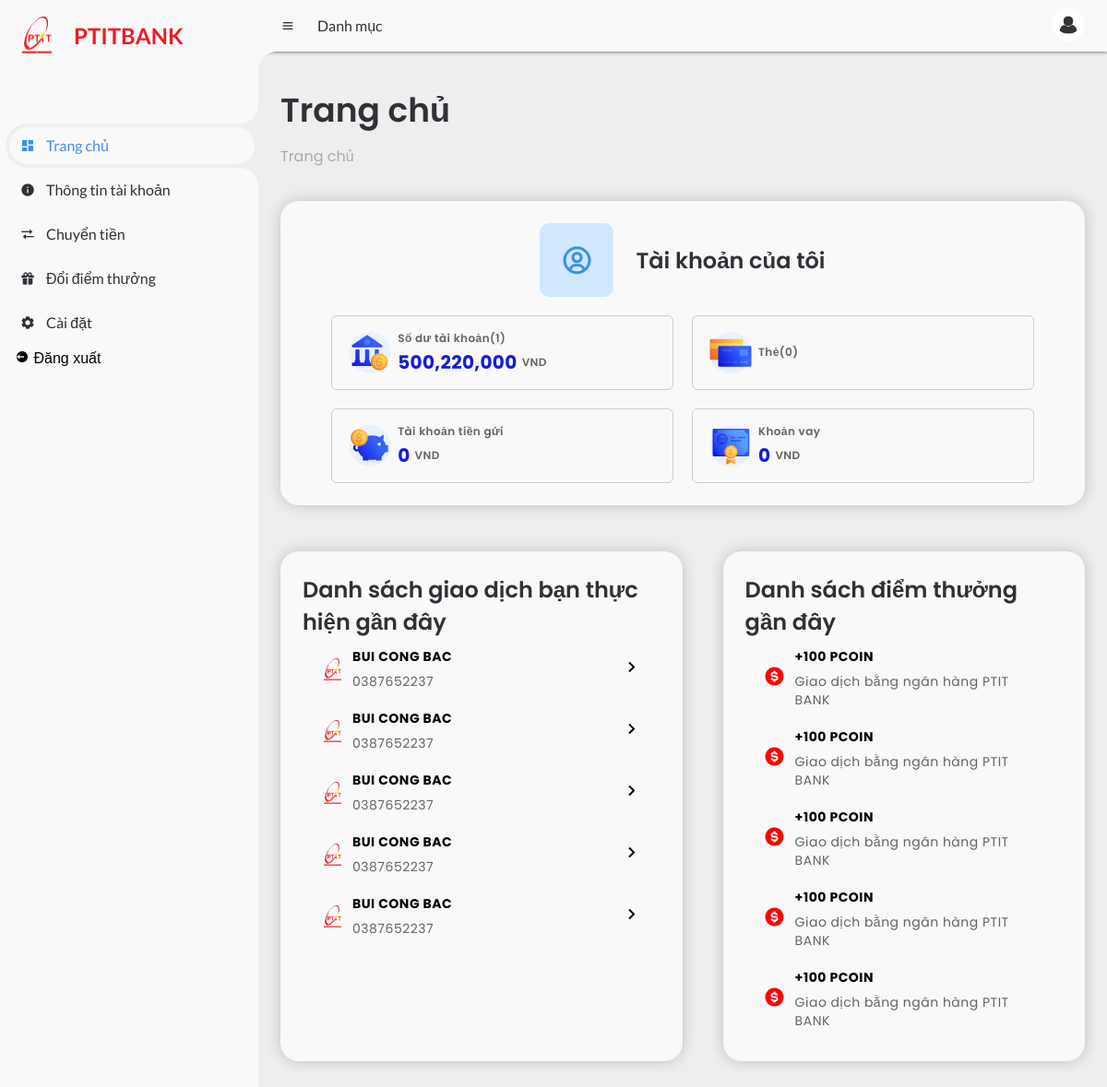
Page / (signed in) on the committed database.
### tables this page shows
CREATE TABLE "Account" (
    AccountID TEXT,
    CustomerID TEXT,
    Username TEXT NOT NULL,
    Password TEXT NOT NULL,
    AccountType TEXT,
    Balance DECIMAL(15, 2),
    DateOpened DATE,
    accountNumber TEXT UNIQUE,
    Status TEXT,
    PinCode TEXT,
    creditScored INTEGER
);

CREATE TABLE "Transaction" (
  TransactionID TEXT PRIMARY KEY,
  senderAccountNumber TEXT,
  recipientAccountNumber TEXT,
  TransactionDate DATETIME,  -- Thay đổi kiểu dữ liệu từ DATE sang DATETIME
  TransactionType TEXT,
  Amount DECIMAL(15, 2),
  Description TEXT
);

### app/routes/home_route.py (the view)
@home_bp.route("/")
def home():
    from app.services.account_service import get_detail_account
    from app.services.account_service import get_latest_transactions
    account_id = session.get("account_id")
    message, category, [account, customer] = get_detail_account(account_id)
    if category == "danger":
        flash(message, category)
        return redirect(url_for("auth.login"))
    transactions = get_latest_transactions(account_id)
    return render_template("home.html", account=account, transactions=transactions)

### app/services/account_service.py (called while the page is built)
def get_detail_account(account_id):
    if not account_id:
        return "Bạn chưa đăng nhập", "danger", [None, None]
    account = Account.query.get(account_id)
    if not account:
        return "Tài khoản không tồn tại", "danger", [None, None]
    customer = Customer.query.filter_by(CustomerID=account.CustomerID).first()
    return "", "success", [account, customer]

### app/templates/home.html (shortened to what this page needs)
<!DOCTYPE html>
<html lang="en">
  <head>
    <link
      href="https://unpkg.com/boxicons@2.0.9/css/boxicons.min.css"
      rel="stylesheet"
    />
    <link rel="stylesheet" href="../static/css/home.css" />
  </head>
  <body>
    <section id="sidebar">
      <a href="/" class="brand">
        <div class="logo"></div>
        <span class="text">PTITBANK</span>
      </a>
      <ul class="side-menu top">
        <li class="active">
          <a href="#">
            <i class="bx bxs-dashboard"></i>
            <span class="text">Trang chủ</span>
          </a>
        </li>
        <li>
          <a href="/account/profile">
            <i class="bx bxs-info-circle"></i>
            <span class="text">Thông tin tài khoản</span>
          </a>
        </li>
        <li>
          <a href="/account/transfer-money">
            <i class="bx bx-transfer"></i>
            <span class="text">Chuyển tiền</span>
          </a>
        </li>
        <li>
          <a href="/account/credit-score">
            <i class="bx bxs-gift"></i>
            <span class="text">Đổi điểm thưởng</span>
          </a>
        </li>
        <li>
          <a href="/account/settings">
            <i class="bx bxs-cog"></i>
            <span class="text">Cài đặt</span>
          </a>
        </li>
        <form action="{{ url_for('auth.logout') }}" method="POST">
          <li>
            <button type="submit" class="logout">
              <i class="bx bxs-log-out-circle"></i>
              <span class="text">Đăng xuất</span>
            </button>
          </li>
        </form>
      </ul>
    </section>
    <section id="content">
      <nav>
        <i class="bx bx-menu"></i>
        <a href="#" class="nav-link">Danh mục</a>
        <a href="/account/profile" class="profile">
          <img src="../static/images/avatar_user.png" />
        </a>
      </nav>
      <main>
        <div class="head-title">
          <div class="left">
            <h1>Trang chủ</h1>
            <ul class="breadcrumb">
              <li>
                <a href="#">Trang chủ</a>
              </li>
            </ul>
          </div>
        </div>
        <ul class="box-info">
          <li>
            <div class="my-account">
              <i class="bx bx-user-circle"></i>
              <span class="text">
                <h3>Tài khoản của tôi</h3>
              </span>
            </div>
            <div class="current-info">
              <div class="current-info-item total-value">
                <div class="left-content"></div>
                <div class="right-content">
                  <div class="up-content">Số dư tài khoản(1)</div>
                  <div class="down-content">
                    <div class="balance">
                      {{'{:,.0f}'.format(account.Balance)}}
                    </div>
                    <div class="currency">VND</div>
                  </div>
                </div>
              </div>
              <div class="current-info-item card">
                <div class="left-content"></div>
                <div class="right-content">Thẻ(0)</div>
              </div>
              <div class="current-info-item saving">
                <div class="left-content"></div>
                <div class="right-content">
                  <div class="up-content">Tài khoản tiền gửi</div>
                  <div class="down-content">
                    <div class="balance">0</div>
                    <div class="currency">VND</div>
                  </div>
                </div>
              </div>
              <div class="current-info-item loan">
                <div class="left-content"></div>
                <div class="right-content">
                  <div class="up-content">Khoản vay</div>
                  <div class="down-content">
                    <div class="balance">0</div>
                    <div class="currency">VND</div>
                  </div>
                </div>
              </div>
            </div>
          </li>
        </ul>
        <div class="recent-activities">
          <div class="recent-transactions-list">
            <div class="title">Danh sách giao dịch bạn thực hiện gần đây</div>
             {% for transaction, sender_username, recipient_name,
            recipient_account_number in transactions %}
            <div class="detail-transaction">
              <div class="logo-bank"></div>
              <div class="receiver">
                <div class="fullname">{{ recipient_name }}</div>
                <div class="account-number">{{ recipient_account_number }}</div>
              </div>
              <span class="detail-transaction-icon">
                <i class="bx bx-chevron-right"></i>
              </span>
            </div>
            {% endfor %}
          </div>
          <div class="recent-credit-scores">
            <div class="title">Danh sách điểm thưởng gần đây</div>
             {% for transaction, sender_username, recipient_name,
            recipient_account_number in transactions %}
            <div class="detail-score">
              <div class="left-content">
                <i class="bx bxs-dollar-circle"></i>
              </div>
              <div class="right-content">
                <div class="score">+100 PCoin</div>
                <div class="description">
                  Giao dịch bằng ngân hàng PTIT BANK
                </div>
              </div>
            </div>
            {% endfor %}
          </div>
        </div>
      </main>
    </section>
  </body>
</html>

### rows in the picture
Account: Balance "500,220,000"
Transaction: recipient_name "BUI CONG BAC", accountNumber "0387652237"
Transaction: recipient_name "BUI CONG BAC", accountNumber "0387652237"
Transaction: recipient_name "BUI CONG BAC", accountNumber "0387652237"
Transaction: recipient_name "BUI CONG BAC", accountNumber "0387652237"
Transaction: recipient_name "BUI CONG BAC", accountNumber "0387652237"
